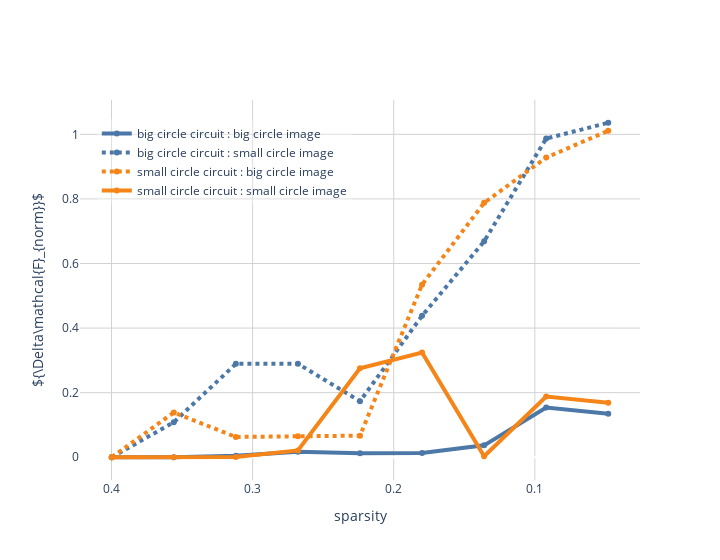

Notebook code cell kept with this figure:
### Code cell
import plotly.graph_objects as go
import plotly.express as px


x_axis = model_sparsities

metric = 'avg_abs_diff'
mean_norm = True


color_dict = {
               'empty_circle_circuit':px.colors.qualitative.T10[0],
               'small_circle_circuit':px.colors.qualitative.T10[1],
             }




fig = go.Figure()

for circuit in scores:
    for data in scores[circuit]:
        # Create and style traces
        if data.replace('_data','') == circuit.replace('_circuit',''):
            linetype = None
        else:
            linetype = 'dot'
            
        name = (circuit+' : '+data).replace('_',' ').replace('empty','big').replace('data','image')
        y = np.array(scores[circuit][data]['%s:%s'%(layer,0)][metric])
        if mean_norm:
            y = y/means[data]
        x = x_axis[0:len(scores[circuit][data]['%s:%s'%(layer,0)][metric])]
        fig.add_trace(go.Scatter(x=x, y=y, name=name,
                         line=dict(color=color_dict[circuit], width=4,dash=linetype)))

# Edit the layout
fig.update_layout( width = 720,
                   plot_bgcolor = 'rgba(255,255,255,1)',
                   paper_bgcolor = 'rgba(255,255,255,1)',
                   xaxis_title='sparsity',
                   yaxis_title=r'${\Delta\mathcal{F}_{norm}}$',
                  legend=dict(
                                yanchor="top",
                                y=0.95,
                                xanchor="left",
                                x=0.03,
                                bgcolor='rgba(255,255,255,0.3)'
                              )
                 )
fig.update_xaxes(autorange="reversed",gridcolor='rgb(210,210,210)',gridwidth=1)
fig.update_yaxes(gridcolor='rgb(210,210,210)',gridwidth=1)

fig.update_layout(
    xaxis = dict(
        tickmode = 'array',
        tickvals = [.5, .4, .3, .2, .1]
    )
)



fig.show()

### Figure 1 — Plotly figure (JSON) as saved in the notebook; plotly's stock layout.template omitted (floating-point values rounded to 4 significant figures)
{"data": [{"line": {"color": "#4C78A8", "width": 4}, "name": "big circle circuit : big circle image", "type": "scatter", "x": [0.3998, 0.3559, 0.3119, 0.2679, 0.2239, 0.1799, 0.1359, 0.09196, 0.04798], "y": [0, 0.0001119, 0.004813, 0.01707, 0.01225, 0.01326, 0.03687, 0.154, 0.1348]}, {"line": {"color": "#4C78A8", "dash": "dot", "width": 4}, "name": "big circle circuit : small circle image", "type": "scatter", "x": [0.3998, 0.3559, 0.3119, 0.2679, 0.2239, 0.1799, 0.1359, 0.09196, 0.04798], "y": [0, 0.1086, 0.2892, 0.2895, 0.1735, 0.4381, 0.6687, 0.987, 1.036]}, {"line": {"color": "#F58518", "dash": "dot", "width": 4}, "name": "small circle circuit : big circle image", "type": "scatter", "x": [0.3998, 0.3559, 0.3119, 0.2679, 0.2239, 0.1799, 0.1359, 0.09196, 0.04798], "y": [0, 0.1386, 0.06293, 0.06536, 0.06692, 0.5346, 0.7878, 0.928, 1.011]}, {"line": {"color": "#F58518", "width": 4}, "name": "small circle circuit : small circle image", "type": "scatter", "x": [0.3998, 0.3559, 0.3119, 0.2679, 0.2239, 0.1799, 0.1359, 0.09196, 0.04798], "y": [0, 0.0001693, 0.0006623, 0.02122, 0.2754, 0.3243, 0.003248, 0.1882, 0.1688]}], "layout": {"legend": {"bgcolor": "rgba(255,255,255,0.3)", "x": 0.03, "xanchor": "left", "y": 0.95, "yanchor": "top"}, "paper_bgcolor": "rgba(255,255,255,1)", "plot_bgcolor": "rgba(255,255,255,1)", "width": 720, "xaxis": {"autorange": "reversed", "gridcolor": "rgb(210,210,210)", "gridwidth": 1, "tickmode": "array", "tickvals": [0.5, 0.4, 0.3, 0.2, 0.1], "title": {"text": "sparsity"}}, "yaxis": {"gridcolor": "rgb(210,210,210)", "gridwidth": 1, "title": {"text": "${\\Delta\\mathcal{F}_{norm}}$"}}}}
